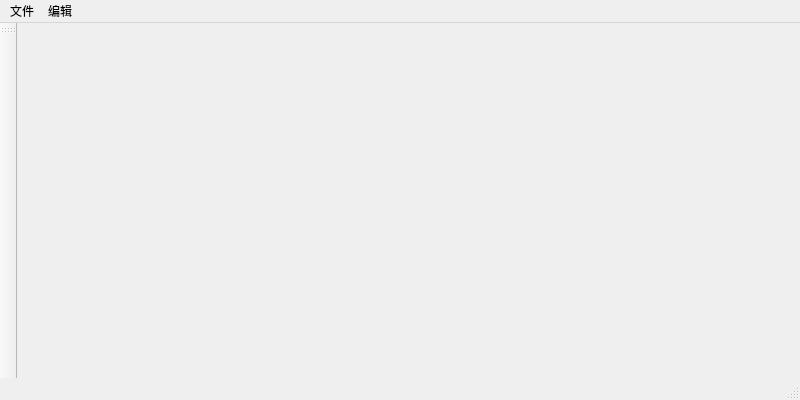
<?xml version="1.0" encoding="UTF-8"?>
<ui version="4.0">
 <class>MainWindow</class>
 <widget class="QMainWindow" name="MainWindow">
  <property name="geometry">
   <rect>
    <x>0</x>
    <y>0</y>
    <width>800</width>
    <height>400</height>
   </rect>
  </property>
  <property name="windowTitle">
   <string>MainWindow</string>
  </property>
  <property name="windowIcon">
   <iconset resource="res.qrc">
    <normaloff>:/image/172145130218.png</normaloff>:/image/172145130218.png</iconset>
  </property>
  <widget class="QWidget" name="centralWidget"/>
  <widget class="QMenuBar" name="menuBar">
   <property name="geometry">
    <rect>
     <x>0</x>
     <y>0</y>
     <width>800</width>
     <height>26</height>
    </rect>
   </property>
   <widget class="QMenu" name="file">
    <property name="title">
     <string>文件</string>
    </property>
    <addaction name="actionNew"/>
    <addaction name="separator"/>
    <addaction name="actionSave"/>
   </widget>
   <widget class="QMenu" name="edit">
    <property name="title">
     <string>编辑</string>
    </property>
   </widget>
   <addaction name="file"/>
   <addaction name="edit"/>
  </widget>
  <widget class="QToolBar" name="mainToolBar">
   <attribute name="toolBarArea">
    <enum>LeftToolBarArea</enum>
   </attribute>
   <attribute name="toolBarBreak">
    <bool>false</bool>
   </attribute>
  </widget>
  <widget class="QStatusBar" name="statusBar"/>
  <action name="actionNew">
   <property name="text">
    <string>New</string>
   </property>
   <property name="shortcut">
    <string>Ctrl+N</string>
   </property>
  </action>
  <action name="actionSave">
   <property name="text">
    <string>Save</string>
   </property>
  </action>
 </widget>
 <layoutdefault spacing="6" margin="11"/>
 <resources>
  <include location="res.qrc"/>
 </resources>
 <connections/>
</ui>
